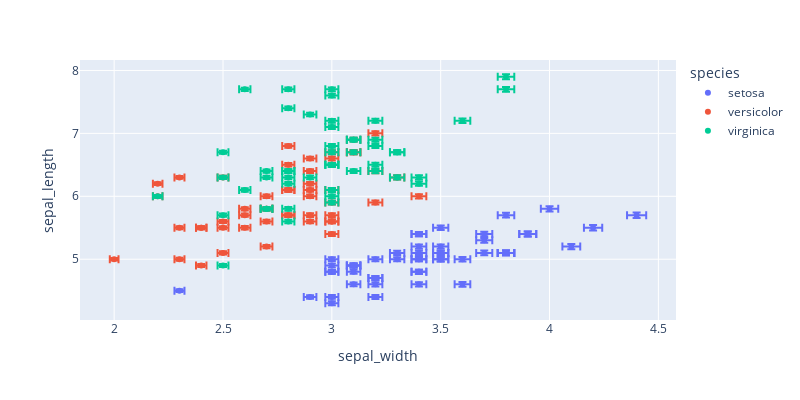

Notebook code for this chart:
### Markdown cell above
## Express

### Code cell
import plotly.express as px

df = px.data.iris()
df['e'] = df['sepal_width'] / 100
fig = px.scatter(df,
                 x='sepal_width', y='sepal_length',
                 color='species',
                 error_x='e', error_y='e',
                 width=800, height=400)
fig.show()
